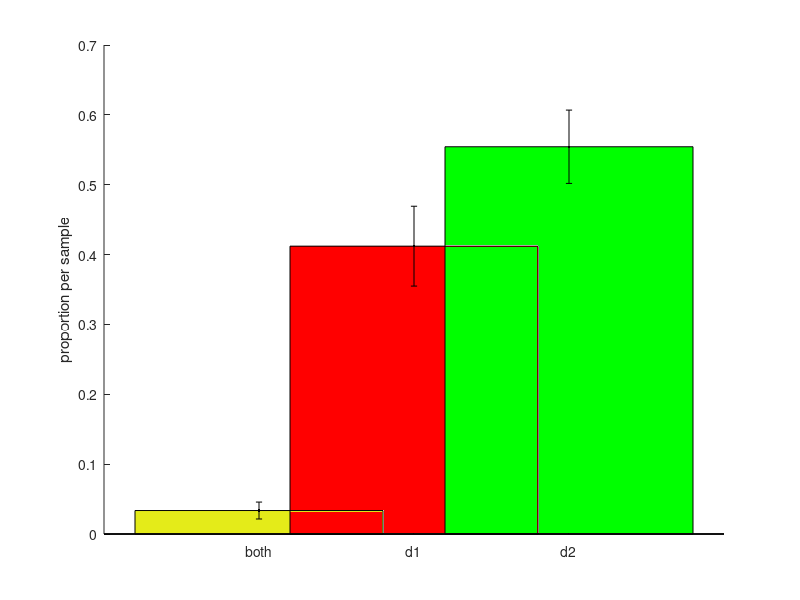

Recreate this plot in MATLAB. (Note: this script raises an error after producing the figure.)
function overlapping_cell_counts()
  values = [1 8 14;...
            1 25 24;...
            1 16 25;...
            18 223 309;...
            24 213 263];
  totals = sum(values, 2);
  for i=1:size(values, 1)
    values(i,:) = values(i,:) ./ totals(i);
  end
  f = figure();
  hold on;
  bar(1, mean(values(:,1)), 'facecolor', [228 235 25]./255);
  bar(2, mean(values(:,2)), 'facecolor', [1 0 0]);
  bar(3, mean(values(:,3)), 'facecolor', [0 1 0]);
  errorbar(1:3, mean(values, 1), std(values, [], 1), 'k.')
  xticks(1:3)
  xticklabels({'both', 'd1', 'd2'});
  ylabel('proportion per sample');
  f.PaperUnits = 'inches';
  f.PaperPosition = [0 0 2 2.5];
  saveas(f, '/Users/wgillis/Dropbox (HMS)/lab-datta/projects/dls-function/paper/figs/cre-on-off overlap/overlapping-cell-count', 'epsc');
  savefig(f, '/Users/wgillis/Dropbox (HMS)/lab-datta/projects/dls-function/paper/figs/cre-on-off overlap/overlapping-cell-count');
  print(f, '/Users/wgillis/Dropbox (HMS)/lab-datta/projects/dls-function/paper/figs/cre-on-off overlap/overlapping-cell-count', '-r300', '-dtiff');
end % function
